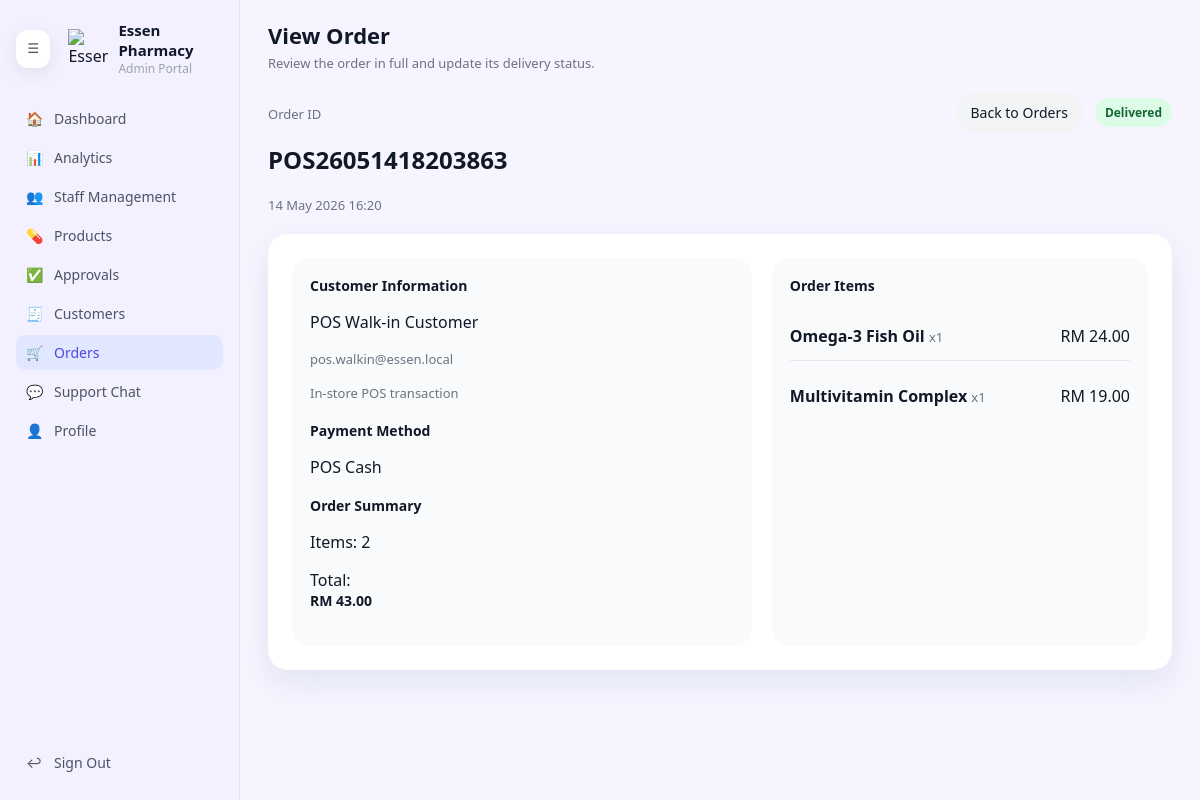
The page /admin/view-order.php?order_id=15 (signed in) on the database its author committed.
### tables this page shows
CREATE TABLE `customer_orders` (
  `order_id` int(10) UNSIGNED NOT NULL,
  `order_code` varchar(20) NOT NULL,
  `customer_id` int(10) UNSIGNED NOT NULL,
  `cashier_user_id` int(10) UNSIGNED DEFAULT NULL,
  `order_date` date NOT NULL DEFAULT curdate(),
  `transaction_datetime` datetime DEFAULT NULL,
  `total` decimal(12,2) NOT NULL DEFAULT 0.00,
  `items` int(10) UNSIGNED NOT NULL DEFAULT 0,
  `status` enum('Pending','Processing','Shipped','Delivered','Cancelled') NOT NULL DEFAULT 'Pending',
  `paymentMethod` varchar(80) DEFAULT 'Unknown',
  `amount_paid` decimal(12,2) DEFAULT NULL,
  `change_amount` decimal(12,2) DEFAULT NULL,
  `order_source` varchar(30) NOT NULL DEFAULT 'Online',
  `created_at` timestamp NULL DEFAULT current_timestamp(),
  `updated_at` timestamp NULL DEFAULT current_timestamp() ON UPDATE current_timestamp()
);

CREATE TABLE `customers` (
  `customer_id` int(10) UNSIGNED NOT NULL,
  `user_id` int(10) UNSIGNED DEFAULT NULL,
  `customer_code` varchar(20) NOT NULL,
  `name` varchar(150) NOT NULL,
  `email` varchar(150) NOT NULL,
  `phone` varchar(40) DEFAULT NULL,
  `address` varchar(255) DEFAULT NULL,
  `join_date` date NOT NULL DEFAULT curdate(),
  `status` enum('active','inactive') NOT NULL DEFAULT 'active',
  `created_at` timestamp NULL DEFAULT current_timestamp(),
  `updated_at` timestamp NULL DEFAULT current_timestamp() ON UPDATE current_timestamp()
);

CREATE TABLE `order_items` (
  `order_item_id` int(10) UNSIGNED NOT NULL,
  `order_id` int(10) UNSIGNED NOT NULL,
  `product_name` varchar(255) NOT NULL,
  `quantity` int(10) UNSIGNED NOT NULL DEFAULT 1,
  `unit_price` decimal(10,2) NOT NULL DEFAULT 0.00,
  `created_at` timestamp NULL DEFAULT current_timestamp()
);

### admin/view-order.php (the view, shortened to what this page needs)
<?php
require_once __DIR__ . '/../db.php';
function h($value) {
    return htmlspecialchars($value, ENT_QUOTES, 'UTF-8');
}
$orderId = (int)($_GET['order_id'] ?? 0);
$order = null;
$orderItems = [];
if ($orderId > 0) {
    $stmt = $conn->prepare(
        'SELECT o.order_id, o.order_code, o.order_date, o.total, o.items, o.status, o.paymentMethod, o.created_at,
                c.name AS customer_name, c.email AS customer_email, c.phone AS customer_phone, c.address AS customer_address
         FROM customer_orders o
         JOIN customers c ON o.customer_id = c.customer_id
         WHERE o.order_id = ?'
    );
    if ($stmt) {
        $stmt->bind_param('i', $orderId);
        $stmt->execute();
        $result = $stmt->get_result();
        $order = $result->fetch_assoc();
    }
    if ($order) {
        $stmt = $conn->prepare('SELECT product_name, quantity, unit_price FROM order_items WHERE order_id = ? ORDER BY order_item_id ASC');
        if ($stmt) {
            $stmt->bind_param('i', $orderId);
            $stmt->execute();
            $itemsResult = $stmt->get_result();
            $orderItems = $itemsResult->fetch_all(MYSQLI_ASSOC);
        }
    }
}
?>
<!DOCTYPE html>
<html lang="en">
<head>
    <link rel="stylesheet" href="css/admin-dashboard.css">
    <link rel="stylesheet" href="css/admin-orders.css">
</head>
<body>
<div class="admin-layout">
    <aside class="sidebar">
        <div class="sidebar-header">
            <button type="button" id="sidebarToggle" class="sidebar-toggle" aria-pressed="false" aria-label="Toggle sidebar">☰</button>
            <div class="logo-circle">
                <img src="../logo-transparent.png" alt="Essen Pharmacy" class="logo-image">
            </div>
            <div class="sidebar-brand">
                <div class="brand-title">Essen Pharmacy</div>
                <div class="brand-subtitle">Admin Portal</div>
            </div>
        </div>
        <nav class="sidebar-nav">
            <a href="dashboard.php" class="nav-item">
                <span class="nav-icon">🏠</span>
                <span class="nav-label">Dashboard</span>
            </a>
            <a href="analytics.php" class="nav-item">
                <span class="nav-icon">📊</span>
                <span class="nav-label">Analytics</span>
            </a>
            <a href="staff.php" class="nav-item">
                <span class="nav-icon">👥</span>
                <span class="nav-label">Staff Management</span>
            </a>
            <a href="products.php" class="nav-item">
                <span class="nav-icon">💊</span>
                <span class="nav-label">Products</span>
            </a>
            <a href="approvals.php" class="nav-item">
                <span class="nav-icon">✅</span>
                <span class="nav-label">Approvals</span>
            </a>
            <a href="customers.php" class="nav-item">
                <span class="nav-icon">🧾</span>
                <span class="nav-label">Customers</span>
            </a>
            <a href="orders.php" class="nav-item active">
                <span class="nav-icon">🛒</span>
                <span class="nav-label">Orders</span>
            </a>
            <a href="support-chat.php" class="nav-item">
                <span class="nav-icon">💬</span>
                <span class="nav-label">Support Chat</span>
            </a>
            <a href="profile.php" class="nav-item">
                <span class="nav-icon">👤</span>
                <span class="nav-label">Profile</span>
            </a>
        </nav>
        <div class="sidebar-footer">
            <a href="../logout.php" class="nav-item">
                <span class="nav-icon">↩</span>
                <span class="nav-label">Sign Out</span>
            </a>
        </div>
    </aside>
    <main class="main-content">
        <header class="main-header">
            <div class="page-header-brand">
                <div>
                    <h1>View Order</h1>
                    <p>Review the order in full and update its delivery status.</p>
                </div>
            </div>
        </header>
        <?php if (!$order): ?>
            <div class="orders-alert error">Order not found. Please return to the order list.</div>
            <a href="orders.php" class="orders-button">Back to Orders</a>
        <?php else: ?>
            <section class="order-view-header">
                <div>
                    <p class="order-view-meta">Order ID</p>
                    <h2><?php echo h($order['order_code']); ?></h2>
                    <p class="order-details-subtitle"><?php echo date('d M Y H:i', strtotime($order['created_at'])); ?></p>
                </div>
                <div class="order-view-actions">
                    <a href="orders.php" class="orders-button">Back to Orders</a>
                    <span class="orders-badge orders-badge-<?php echo strtolower($order['status']); ?>"><?php echo h($order['status']); ?></span>
                </div>
            </section>
            <section class="order-details-card">
                <div class="order-details-grid">
                    <div class="order-details-panel">
                        <div class="panel-block">
                            <strong>Customer Information</strong>
                            <p><?php echo h($order['customer_name']); ?></p>
                            <p class="muted"><?php echo h($order['customer_email']); ?></p>
                            <p class="muted"><?php echo h($order['customer_address']); ?></p>
                        </div>
                        <div class="panel-block">
                            <strong>Payment Method</strong>
                            <p><?php echo h($order['paymentMethod']); ?></p>
                        </div>
                        <div class="panel-block">
                            <strong>Order Summary</strong>
                            <p>Items: <?php echo (int)$order['items']; ?></p>
                            <p>Total: <strong>RM <?php echo number_format((float)$order['total'], 2); ?></strong></p>
                        </div>
                    </div>
                    <div class="order-items-panel">
                        <div class="panel-block">
                            <strong>Order Items</strong>
                        </div>
                        <div class="order-items-list">
                            <?php if (empty($orderItems)): ?>
                                <p class="muted">There are no order items recorded for this order.</p>
                            <?php else: ?>
                                <?php foreach ($orderItems as $item): ?>
                                    <div class="order-item-row">
                                        <div>
                                            <span class="order-item-name"><?php echo h($item['product_name']); ?></span>
                                            <span class="muted">x<?php echo (int)$item['quantity']; ?></span>
                                        </div>
                                        <span>RM <?php echo number_format((float)$item['unit_price'] * (int)$item['quantity'], 2); ?></span>
                                    </div>
                                <?php endforeach; ?>
                            <?php endif; ?>
                        </div>
                    </div>
                </div>
            </section>
        <?php endif; ?>
    </main>
</div>
</body>
</html>

### admin/css/admin-dashboard.css (style rules this page uses)
body { margin: 0; font-family: system-ui, -apple-system, BlinkMacSystemFont, "Segoe UI", sans-serif; background-color: #f5f4ff; color: #111827; }
.admin-layout { display: grid; grid-template-columns: 240px minmax(0, 1fr); min-height: 100vh; }
.sidebar { position: sticky; top: 0; height: 100vh; overflow-y: auto; background-color: #f3f0ff; border-right: 1px solid #e5e7eb; display: flex; flex-direction: column; padding: 20px 16px; box-sizing: border-box; min-width: 240px; transition: width 0.2s ease, padding 0.2s ease; }
.sidebar-header { display: flex; align-items: center; gap: 10px; margin-bottom: 24px; }
.logo-circle { width: 40px; height: 40px; border-radius: 0; display: flex; align-items: center; justify-content: center; background: transparent; color: inherit; overflow: visible; }
.logo-image { width: 40px; height: 40px; max-width: 40px; max-height: 40px; display: block; object-fit: contain; }
.sidebar-toggle { display: inline-flex; align-items: center; justify-content: center; width: 38px; height: 38px; border: none; border-radius: 12px; background: #ffffff; color: #4b5563; cursor: pointer; box-shadow: 0 5px 18px rgba(15, 23, 42, 0.08); transition: background 0.2s ease, transform 0.2s ease; margin-right: 8px; }
.sidebar-brand .brand-title { font-size: 15px; font-weight: 600; }
.sidebar-brand .brand-subtitle { font-size: 12px; color: #9ca3af; }
.sidebar-nav { flex: 1; display: flex; flex-direction: column; gap: 4px; }
.nav-item { display: flex; align-items: center; gap: 10px; padding: 8px 10px; border-radius: 10px; text-decoration: none; color: #4b5563; font-size: 14px; }
.nav-item .nav-icon { width: 18px; }
.nav-item.active { background-color: #e0e7ff; color: #4f46e5; }
.sidebar-footer { margin-top: auto; }
.main-content { padding: 20px 28px 28px; box-sizing: border-box; }
.main-header h1 { margin: 0 0 4px; font-size: 22px; }
.main-header p { margin: 0; font-size: 13px; color: #6b7280; }

### admin/css/admin-orders.css (style rules this page uses)
.page-header-brand { display: flex; align-items: center; gap: 14px; margin-bottom: 20px; }
.page-header-brand h1 { margin: 0 0 4px; }
.page-header-brand p { margin: 0; color: #6b7280; font-size: 13px; }
.orders-badge { display: inline-flex; padding: 6px 10px; border-radius: 999px; font-size: 12px; font-weight: 600; }
.orders-badge-delivered { color: #166534; background-color: #dcfce7; }
.orders-button { display: inline-flex; align-items: center; justify-content: center; gap: 6px; padding: 10px 14px; border-radius: 999px; border: 1px solid transparent; background-color: #f3f4f6; color: #111827; text-decoration: none; cursor: pointer; font-size: 14px; }
.order-details-card { background-color: #ffffff; border-radius: 20px; padding: 20px; box-shadow: 0 12px 30px rgba(148, 163, 184, 0.18); margin-bottom: 30px; }
.order-details-subtitle { margin: 4px 0 0; color: #6b7280; font-size: 13px; }
.order-details-grid { display: grid; grid-template-columns: 1.2fr 1fr; gap: 20px; }
.order-details-panel, .order-items-panel { background-color: #f9fafb; border-radius: 18px; padding: 18px; }
.panel-block { margin-bottom: 18px; }
.panel-block strong { display: block; margin-bottom: 8px; font-size: 14px; }
.muted { color: #6b7280; font-size: 13px; line-height: 1.6; }
.order-items-list { display: grid; gap: 12px; }
.order-item-row { display: flex; justify-content: space-between; align-items: center; gap: 10px; padding: 12px 0; border-bottom: 1px solid #e5e7eb; }
.order-item-row:last-child { border-bottom: none; }
.order-item-name { font-weight: 600; }
.order-view-header { display: flex; justify-content: space-between; align-items: flex-start; gap: 16px; margin-bottom: 20px; flex-wrap: wrap; }
.order-view-meta { color: #6b7280; font-size: 13px; margin-bottom: 8px; }
.order-view-actions { display: flex; align-items: center; gap: 12px; flex-wrap: wrap; }
.order-details-card { background-color: #ffffff; border-radius: 20px; padding: 24px; box-shadow: 0 12px 30px rgba(148, 163, 184, 0.18); }
.order-details-grid { display: grid; grid-template-columns: minmax(0, 1.1fr) minmax(0, 0.9fr); gap: 20px; }

### rows shown on the page
customer_orders: order_code "POS26051418203863", created_at "14 May 2026 16:20", status "Delivered", customer.name "POS Walk-in Customer", customer.email "pos.walkin@essen.local", customer.address "In-store POS transaction", paymentMethod "POS Cash", items "2", total "43.00"
order_items: product_name "Omega-3 Fish Oil", quantity "1", (float)$item['unit_price']*(int)$item['quantity'] "24.00"
order_items: product_name "Multivitamin Complex", quantity "1", (float)$item['unit_price']*(int)$item['quantity'] "19.00"
